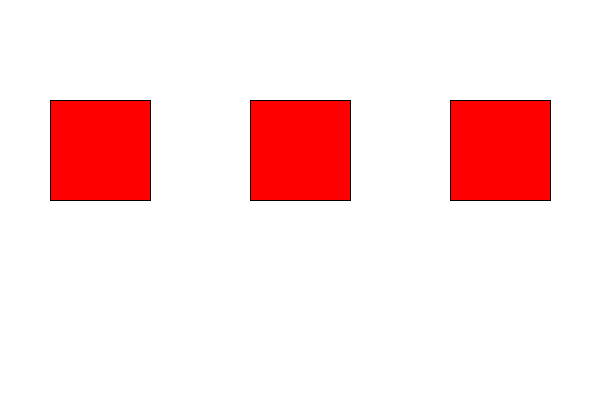
Frame 1 (no input)
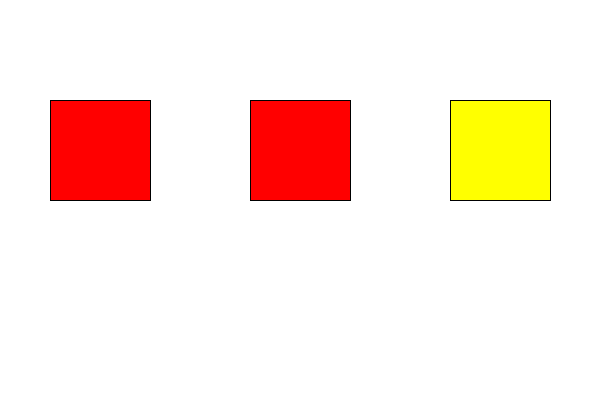
Frame 60 (the mouse pressed at the canvas centre just before this capture)
Frame 120 (the mouse held since frame 60 and released just before this capture): identical to frame 1, image omitted

The Processing sketch that drew these frames (run headless with seeded random() and noise(); from frame 60 on, the mouse is pressed at the canvas centre):

// Processing sketch: processing_112757
// ── processing_112757.pde

//http://processing.org/examples/milliseconds.html
color[] c= {
  color(255, 0, 0), color(255, 0, 0), color(255, 0, 0)
};
int[] fr= {
  250, 500, 1000
};
int[] nextOn = {
  0, 0, 0
};
boolean[] b = {
  true, true, true
};

void setup() {
  size(600, 400);
  frameRate(60);
  background(255);
}

void draw() {
  int m = millis();
  for (int i =0; i < 3; i ++) {
    if (m > nextOn[i]) {
      nextOn[i] = m + fr[i];
      b[i] = !b[i];
    }
    if (b[i] == true) {
      c[i] = color(255,255,0);
    } 
    else {
      c[i] = color(255,0,0);
    }
    fill (c[i]);
    rect(200 * i+50, height/2-100, 100, 100);
  }
}
